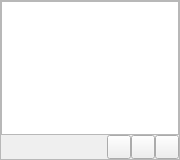
<?xml version="1.0" encoding="UTF-8"?>
<ui version="4.0">
 <class>ListGroup</class>
 <widget class="QFrame" name="ListGroup">
  <property name="geometry">
   <rect>
    <x>0</x>
    <y>0</y>
    <width>180</width>
    <height>160</height>
   </rect>
  </property>
  <property name="minimumSize">
   <size>
    <width>180</width>
    <height>160</height>
   </size>
  </property>
  <property name="maximumSize">
   <size>
    <width>16777215</width>
    <height>600</height>
   </size>
  </property>
  <property name="windowTitle">
   <string>Frame</string>
  </property>
  <property name="windowOpacity">
   <double>0.700000000000000</double>
  </property>
  <property name="frameShape">
   <enum>QFrame::StyledPanel</enum>
  </property>
  <property name="frameShadow">
   <enum>QFrame::Raised</enum>
  </property>
  <layout class="QVBoxLayout" name="verticalLayout_2">
   <property name="spacing">
    <number>0</number>
   </property>
   <property name="leftMargin">
    <number>0</number>
   </property>
   <property name="topMargin">
    <number>0</number>
   </property>
   <property name="rightMargin">
    <number>0</number>
   </property>
   <property name="bottomMargin">
    <number>0</number>
   </property>
   <item>
    <widget class="QListWidget" name="listWidget">
     <property name="verticalScrollBarPolicy">
      <enum>Qt::ScrollBarAsNeeded</enum>
     </property>
     <property name="horizontalScrollBarPolicy">
      <enum>Qt::ScrollBarAlwaysOff</enum>
     </property>
     <property name="autoScroll">
      <bool>true</bool>
     </property>
     <property name="autoScrollMargin">
      <number>16</number>
     </property>
     <property name="editTriggers">
      <set>QAbstractItemView::DoubleClicked</set>
     </property>
     <property name="selectionBehavior">
      <enum>QAbstractItemView::SelectRows</enum>
     </property>
    </widget>
   </item>
   <item>
    <layout class="QVBoxLayout" name="verticalLayout">
     <property name="spacing">
      <number>0</number>
     </property>
     <item>
      <layout class="QHBoxLayout" name="horizontalLayout">
       <item>
        <spacer name="horizontalSpacer">
         <property name="orientation">
          <enum>Qt::Horizontal</enum>
         </property>
         <property name="sizeHint" stdset="0">
          <size>
           <width>0</width>
           <height>0</height>
          </size>
         </property>
        </spacer>
       </item>
       <item>
        <widget class="QPushButton" name="newBtn">
         <property name="minimumSize">
          <size>
           <width>24</width>
           <height>24</height>
          </size>
         </property>
         <property name="maximumSize">
          <size>
           <width>24</width>
           <height>24</height>
          </size>
         </property>
         <property name="text">
          <string/>
         </property>
         <property name="icon">
          <iconset resource="src.qrc">
           <normaloff>:/img/img/add.png</normaloff>:/img/img/add.png</iconset>
         </property>
         <property name="iconSize">
          <size>
           <width>20</width>
           <height>20</height>
          </size>
         </property>
        </widget>
       </item>
       <item>
        <widget class="QPushButton" name="editBtn">
         <property name="minimumSize">
          <size>
           <width>24</width>
           <height>24</height>
          </size>
         </property>
         <property name="maximumSize">
          <size>
           <width>24</width>
           <height>24</height>
          </size>
         </property>
         <property name="text">
          <string/>
         </property>
         <property name="icon">
          <iconset resource="src.qrc">
           <normaloff>:/img/img/pen(edit).png</normaloff>:/img/img/pen(edit).png</iconset>
         </property>
        </widget>
       </item>
       <item>
        <widget class="QPushButton" name="delBtn">
         <property name="minimumSize">
          <size>
           <width>24</width>
           <height>24</height>
          </size>
         </property>
         <property name="maximumSize">
          <size>
           <width>24</width>
           <height>24</height>
          </size>
         </property>
         <property name="text">
          <string/>
         </property>
         <property name="icon">
          <iconset resource="src.qrc">
           <normaloff>:/img/img/del.png</normaloff>:/img/img/del.png</iconset>
         </property>
         <property name="iconSize">
          <size>
           <width>20</width>
           <height>20</height>
          </size>
         </property>
        </widget>
       </item>
      </layout>
     </item>
    </layout>
   </item>
  </layout>
 </widget>
 <resources>
  <include location="src.qrc"/>
 </resources>
 <connections/>
</ui>
